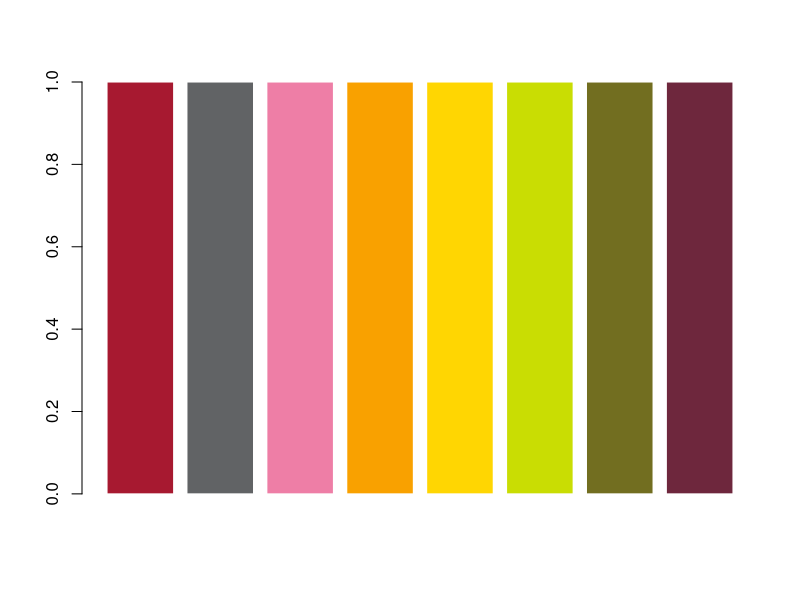

This chart was generated by the following R code:
mCols <- c("#A71930","#616365","#EE7EA6","#F9A100",
           "#FFD602","#C9DD03","#726E20","#6E273D")
barplot(rep(1,8),col=mCols,border=FALSE)
